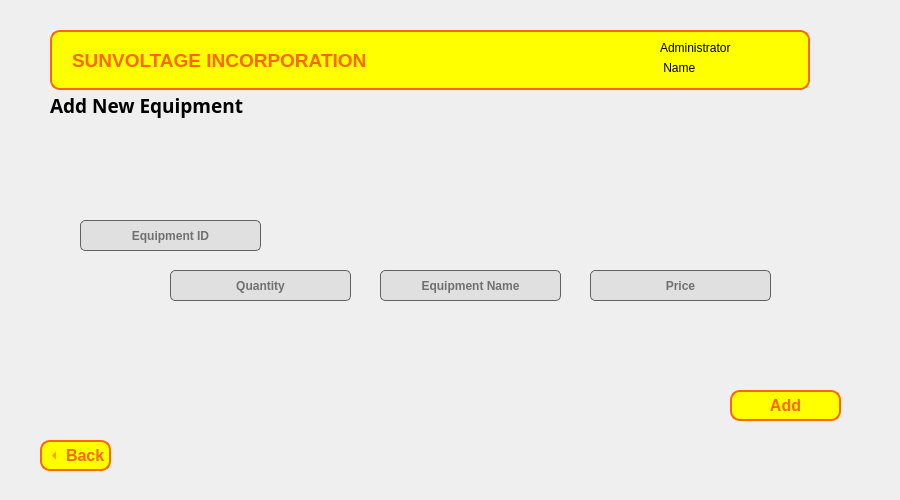
<?xml version="1.0" encoding="UTF-8"?>
<ui version="4.0">
 <class>Form</class>
 <widget class="QWidget" name="Form">
  <property name="geometry">
   <rect>
    <x>0</x>
    <y>0</y>
    <width>900</width>
    <height>500</height>
   </rect>
  </property>
  <property name="windowTitle">
   <string>Form</string>
  </property>
  <widget class="QLabel" name="Label_user_name">
   <property name="geometry">
    <rect>
     <x>660</x>
     <y>60</y>
     <width>81</width>
     <height>16</height>
    </rect>
   </property>
   <property name="text">
    <string> Name</string>
   </property>
  </widget>
  <widget class="QLabel" name="label_User">
   <property name="geometry">
    <rect>
     <x>660</x>
     <y>40</y>
     <width>111</width>
     <height>16</height>
    </rect>
   </property>
   <property name="text">
    <string>Administrator</string>
   </property>
  </widget>
  <widget class="QToolButton" name="button_add_new_equipment">
   <property name="geometry">
    <rect>
     <x>730</x>
     <y>390</y>
     <width>111</width>
     <height>31</height>
    </rect>
   </property>
   <property name="font">
    <font>
     <pointsize>12</pointsize>
     <bold>true</bold>
    </font>
   </property>
   <property name="styleSheet">
    <string notr="true">QToolButton {
				color: rgb(255, 102, 0);
                background-color: rgb(255, 255, 0);
                border-color: rgb(255, 102, 0);
                border: 2px solid #ff6600;
                border-radius: 10px;
            }
            QToolButton:hover, QToolButton:pressed {
                background-color: rgb(255, 183, 0);
            }</string>
   </property>
   <property name="text">
    <string>Add</string>
   </property>
   <property name="iconSize">
    <size>
     <width>20</width>
     <height>20</height>
    </size>
   </property>
   <property name="checkable">
    <bool>true</bool>
   </property>
   <property name="checked">
    <bool>false</bool>
   </property>
   <property name="toolButtonStyle">
    <enum>Qt::ToolButtonTextOnly</enum>
   </property>
   <property name="autoRaise">
    <bool>false</bool>
   </property>
   <property name="arrowType">
    <enum>Qt::NoArrow</enum>
   </property>
  </widget>
  <widget class="QLabel" name="label_lists_or_profile">
   <property name="geometry">
    <rect>
     <x>50</x>
     <y>90</y>
     <width>291</width>
     <height>31</height>
    </rect>
   </property>
   <property name="font">
    <font>
     <family>Segoe UI Black</family>
     <pointsize>14</pointsize>
     <bold>true</bold>
    </font>
   </property>
   <property name="text">
    <string>Add New Equipment</string>
   </property>
  </widget>
  <widget class="QToolButton" name="backButton">
   <property name="geometry">
    <rect>
     <x>40</x>
     <y>440</y>
     <width>71</width>
     <height>31</height>
    </rect>
   </property>
   <property name="font">
    <font>
     <pointsize>12</pointsize>
     <bold>true</bold>
    </font>
   </property>
   <property name="styleSheet">
    <string notr="true">QToolButton {
				color: rgb(255, 102, 0);
                background-color: rgb(255, 255, 0);
                border-color: rgb(255, 102, 0);
                border: 2px solid #ff6600;
                border-radius: 10px;
            }
            QToolButton:hover, QToolButton:pressed {
                background-color: rgb(255, 183, 0);
            }</string>
   </property>
   <property name="text">
    <string>Back</string>
   </property>
   <property name="iconSize">
    <size>
     <width>20</width>
     <height>20</height>
    </size>
   </property>
   <property name="checkable">
    <bool>true</bool>
   </property>
   <property name="checked">
    <bool>false</bool>
   </property>
   <property name="toolButtonStyle">
    <enum>Qt::ToolButtonTextBesideIcon</enum>
   </property>
   <property name="arrowType">
    <enum>Qt::LeftArrow</enum>
   </property>
  </widget>
  <widget class="QLabel" name="Header">
   <property name="geometry">
    <rect>
     <x>50</x>
     <y>30</y>
     <width>760</width>
     <height>60</height>
    </rect>
   </property>
   <property name="font">
    <font>
     <pointsize>14</pointsize>
     <bold>true</bold>
    </font>
   </property>
   <property name="styleSheet">
    <string notr="true">color: rgb(255, 102, 0);
background-color: rgb(255, 255, 0);
border-color: rgb(255, 102, 0);
border: 2px solid #ff6600; 
border-radius: 10px;
</string>
   </property>
   <property name="text">
    <string>SUNVOLTAGE INCORPORATION</string>
   </property>
   <property name="textFormat">
    <enum>Qt::AutoText</enum>
   </property>
   <property name="scaledContents">
    <bool>false</bool>
   </property>
   <property name="margin">
    <number>0</number>
   </property>
   <property name="indent">
    <number>20</number>
   </property>
  </widget>
  <widget class="QLineEdit" name="Equipment_Quantity">
   <property name="geometry">
    <rect>
     <x>170</x>
     <y>270</y>
     <width>181</width>
     <height>31</height>
    </rect>
   </property>
   <property name="font">
    <font>
     <bold>true</bold>
    </font>
   </property>
   <property name="styleSheet">
    <string notr="true">QLineEdit {
	border: 1px solid #616161;
	background-color: #E0E0E0;
	border-radius: 5px;
}

QLineEdit::placeholder {
    color: #a9a9a9;
}

QLineEdit:focus {
    border: 2px solid #ff6600;
}</string>
   </property>
   <property name="text">
    <string/>
   </property>
   <property name="alignment">
    <set>Qt::AlignCenter</set>
   </property>
   <property name="placeholderText">
    <string>Quantity</string>
   </property>
  </widget>
  <widget class="QLineEdit" name="Equipment_ID">
   <property name="geometry">
    <rect>
     <x>80</x>
     <y>220</y>
     <width>181</width>
     <height>31</height>
    </rect>
   </property>
   <property name="font">
    <font>
     <bold>true</bold>
    </font>
   </property>
   <property name="styleSheet">
    <string notr="true">QLineEdit {
	border: 1px solid #616161;
	background-color: #E0E0E0;
	border-radius: 5px;
}

QLineEdit::placeholder {
    color: #a9a9a9;
}

QLineEdit:focus {
    border: 2px solid #ff6600;
}</string>
   </property>
   <property name="text">
    <string/>
   </property>
   <property name="alignment">
    <set>Qt::AlignCenter</set>
   </property>
   <property name="placeholderText">
    <string>Equipment ID</string>
   </property>
  </widget>
  <widget class="QLineEdit" name="Equipment_Price">
   <property name="geometry">
    <rect>
     <x>590</x>
     <y>270</y>
     <width>181</width>
     <height>31</height>
    </rect>
   </property>
   <property name="font">
    <font>
     <bold>true</bold>
    </font>
   </property>
   <property name="styleSheet">
    <string notr="true">QLineEdit {
	border: 1px solid #616161;
	background-color: #E0E0E0;
	border-radius: 5px;
}

QLineEdit::placeholder {
    color: #a9a9a9;
}

QLineEdit:focus {
    border: 2px solid #ff6600;
}</string>
   </property>
   <property name="text">
    <string/>
   </property>
   <property name="alignment">
    <set>Qt::AlignCenter</set>
   </property>
   <property name="placeholderText">
    <string>Price</string>
   </property>
  </widget>
  <widget class="QLineEdit" name="Equipment_Name">
   <property name="geometry">
    <rect>
     <x>380</x>
     <y>270</y>
     <width>181</width>
     <height>31</height>
    </rect>
   </property>
   <property name="font">
    <font>
     <bold>true</bold>
    </font>
   </property>
   <property name="styleSheet">
    <string notr="true">QLineEdit {
	border: 1px solid #616161;
	background-color: #E0E0E0;
	border-radius: 5px;
}

QLineEdit::placeholder {
    color: #a9a9a9;
}

QLineEdit:focus {
    border: 2px solid #ff6600;
}</string>
   </property>
   <property name="text">
    <string/>
   </property>
   <property name="alignment">
    <set>Qt::AlignCenter</set>
   </property>
   <property name="placeholderText">
    <string>Equipment Name</string>
   </property>
  </widget>
  <zorder>Header</zorder>
  <zorder>Label_user_name</zorder>
  <zorder>label_User</zorder>
  <zorder>button_add_new_equipment</zorder>
  <zorder>label_lists_or_profile</zorder>
  <zorder>backButton</zorder>
  <zorder>Equipment_Quantity</zorder>
  <zorder>Equipment_ID</zorder>
  <zorder>Equipment_Price</zorder>
  <zorder>Equipment_Name</zorder>
 </widget>
 <resources/>
 <connections/>
</ui>
